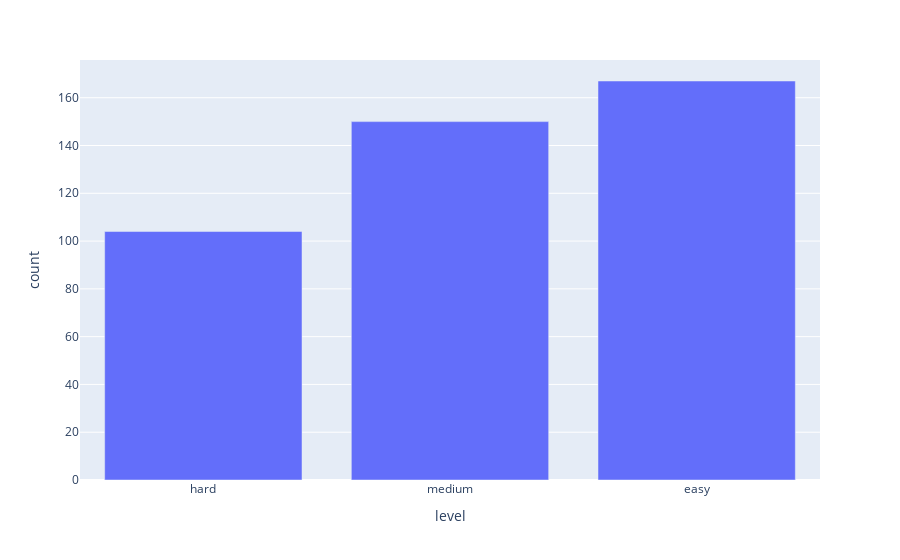

The notebook cell saved with this chart:
### Code cell
import plotly.express as px

fig = px.bar(levels, x='level', y='count')
fig.show()

### Figure 1 — Plotly figure (JSON) as saved in the notebook; plotly's stock layout.template omitted (floating-point values rounded to 4 significant figures)
{"data": [{"alignmentgroup": "True", "hovertemplate": "level=%{x}<br>count=%{y}<extra></extra>", "legendgroup": "", "marker": {"color": "#636efa"}, "name": "", "offsetgroup": "", "orientation": "v", "showlegend": false, "textposition": "auto", "type": "bar", "x": ["hard", "medium", "easy"], "xaxis": "x", "y": [104, 150, 167], "yaxis": "y"}], "layout": {"barmode": "relative", "legend": {"tracegroupgap": 0}, "margin": {"t": 60}, "xaxis": {"anchor": "y", "domain": [0, 1], "title": {"text": "level"}}, "yaxis": {"anchor": "x", "domain": [0, 1], "title": {"text": "count"}}}}
